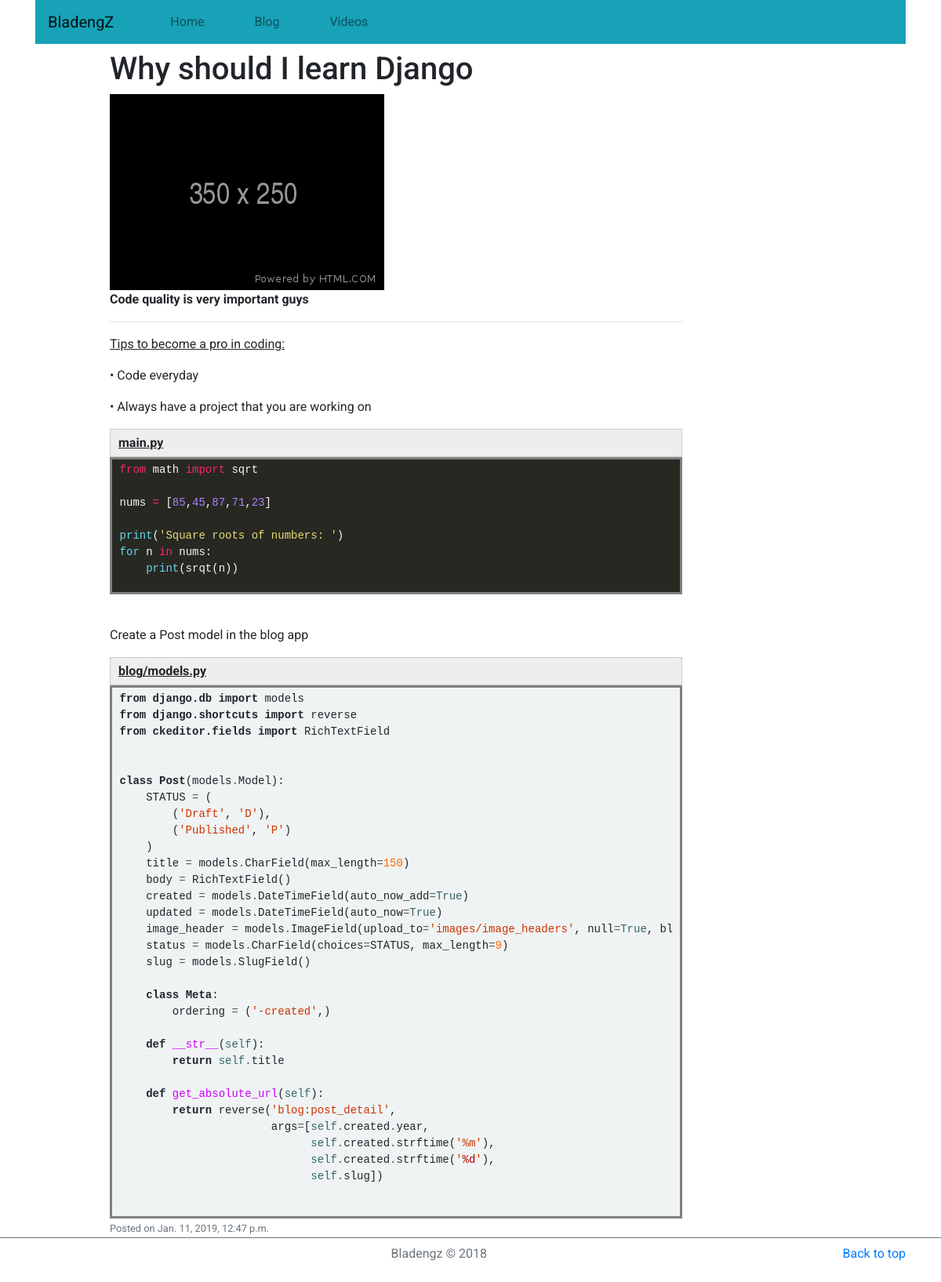
The app's page /blog/2019/01/11/why-should-i-learn-django/, older data.
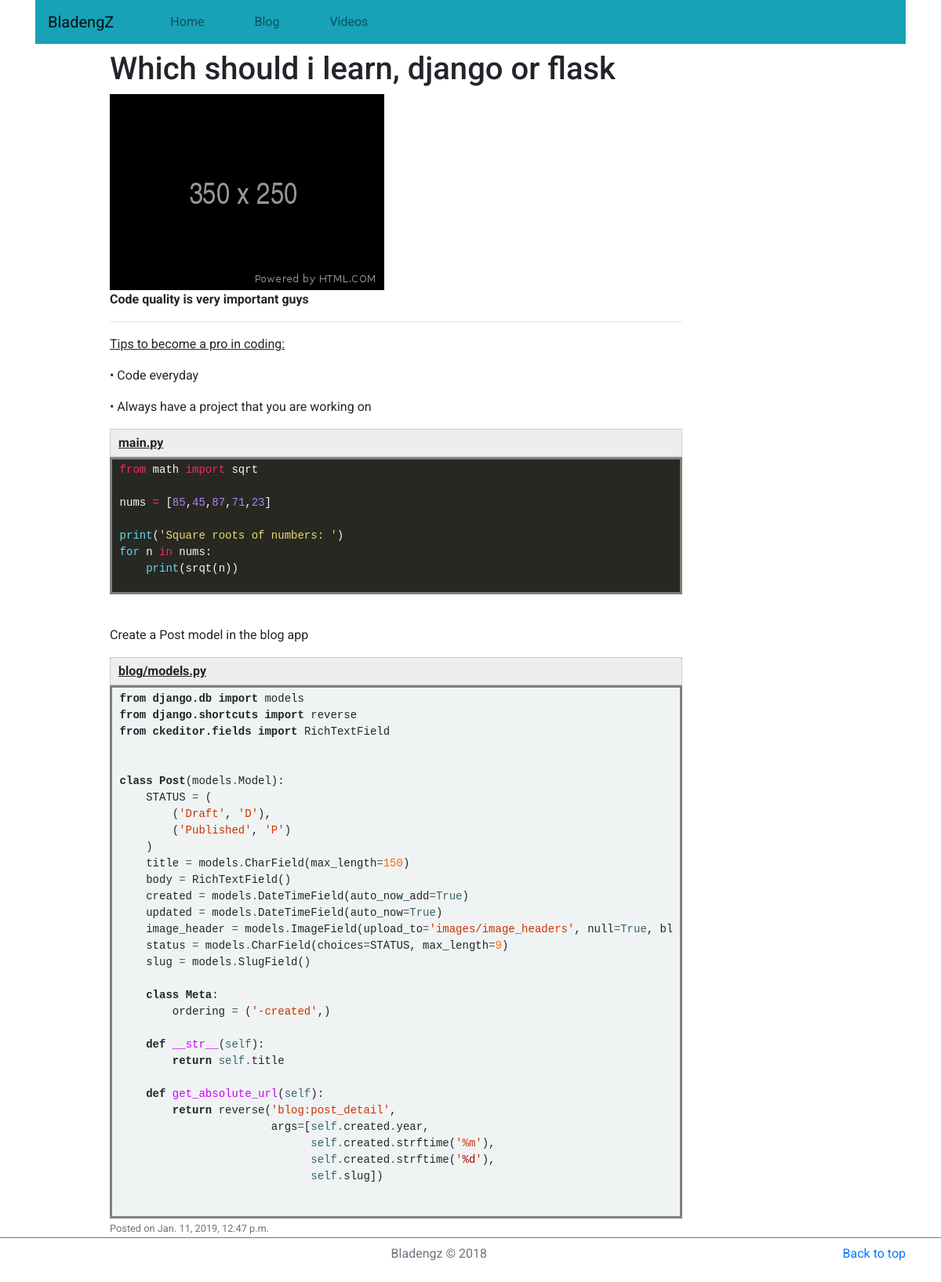
The same page, newer data.
### blog/models.py (models this page shows, shortened)
class Post(models.Model):
    STATUS = (
        ('Draft', 'D'),
        ('Published', 'P')
    )
    title = models.CharField(max_length=150)
    body = RichTextField()
    created = models.DateTimeField(auto_now_add=True)
    updated = models.DateTimeField(auto_now=True)
    image_header = models.ImageField(upload_to='images/image_headers', null=True, blank=True)
    status = models.CharField(choices=STATUS, max_length=9)
    slug = models.SlugField()
    pub_date = models.DateTimeField(blank=True, null=True)
    objects = models.Manager()
    published = PublishedPostsManager()
    class Meta:
        ordering = ('-pub_date','-created',)

### blog/views.py (the view)
# urls.py: path('<int:year>/<int:month>/<int:day>/<slug>/', PostDetailView.as_view(), name='post_detail'),
class PostDetailView(DetailView):
    model = Post

### bladengz/templates/blog/post_detail.html (shortened to what this page needs)
{% extends 'base.html' %}
{% load disqus_tags %}
{% block content %}
    <div class="row">
        <div class="col-md-1">
        </div>
        <div class="col-md-8">
            <h1>{{post.title}}</h1>
            {% if post.image_header %}
                <img src="{{post.image_header.url}}" class="img-fluid">
            {% endif %}
            <div>
                {{ post.body|safe }}
            </div>
            <small class="text-muted">Posted on {{post.created}}</small>
        </div>
        <div class="col-md-2"></div>
    </div>
{% endblock content %}

Row changes from the older to the newer data that the page shows:
changed Post: title "Why should I learn Django" → "Which should i learn, django or flask"
